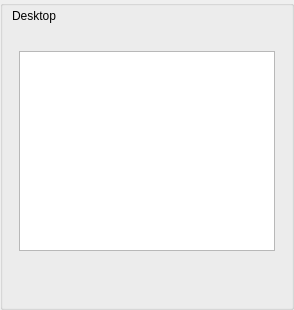
               <widget class="QGroupBox" name="groupBox_3">
                <property name="sizePolicy">
                 <sizepolicy hsizetype="Preferred" vsizetype="Expanding">
                  <horstretch>0</horstretch>
                  <verstretch>0</verstretch>
                 </sizepolicy>
                </property>
                <property name="minimumSize">
                 <size>
                  <width>0</width>
                  <height>310</height>
                 </size>
                </property>
                <property name="styleSheet">
                 <string notr="true">margin-top:0px;</string>
                </property>
                <property name="title">
                 <string/>
                </property>
                <property name="flat">
                 <bool>false</bool>
                </property>
                <layout class="QVBoxLayout" name="verticalLayout_5">
                 <property name="spacing">
                  <number>0</number>
                 </property>
                 <property name="leftMargin">
                  <number>0</number>
                 </property>
                 <property name="topMargin">
                  <number>0</number>
                 </property>
                 <property name="rightMargin">
                  <number>0</number>
                 </property>
                 <property name="bottomMargin">
                  <number>0</number>
                 </property>
                 <item>
                  <widget class="QLabel" name="label_5">
                   <property name="styleSheet">
                    <string notr="true">margin:4px; padding:4px;</string>
                   </property>
                   <property name="text">
                    <string>Desktop</string>
                   </property>
                  </widget>
                 </item>
                 <item>
                  <widget class="QWidget" name="widget_4" native="true">
                   <property name="sizePolicy">
                    <sizepolicy hsizetype="Preferred" vsizetype="Expanding">
                     <horstretch>0</horstretch>
                     <verstretch>0</verstretch>
                    </sizepolicy>
                   </property>
                   <property name="styleSheet">
                    <string notr="true">margin:4px; padding:4px;margin-left:14px;</string>
                   </property>
                   <layout class="QHBoxLayout" name="horizontalLayout_16">
                    <item>
                     <widget class="QWidget" name="widget_24" native="true">
                      <layout class="QVBoxLayout" name="verticalLayout_7">
                       <item>
                        <widget class="QListWidget" name="applist">
                         <property name="sizePolicy">
                          <sizepolicy hsizetype="Preferred" vsizetype="Fixed">
                           <horstretch>0</horstretch>
                           <verstretch>0</verstretch>
                          </sizepolicy>
                         </property>
                         <property name="minimumSize">
                          <size>
                           <width>0</width>
                           <height>200</height>
                          </size>
                         </property>
                         <property name="maximumSize">
                          <size>
                           <width>16777215</width>
                           <height>200</height>
                          </size>
                         </property>
                         <property name="styleSheet">
                          <string notr="true">padding:0px;margin:0px;</string>
                         </property>
                        </widget>
                       </item>
                      </layout>
                     </widget>
                    </item>
                   </layout>
                  </widget>
                 </item>
                 <item>
                  <widget class="QWidget" name="widget_25" native="true">
                   <layout class="QHBoxLayout" name="horizontalLayout_26">
                    <item>
                     <widget class="QWidget" name="appview" native="true">
                      <layout class="QHBoxLayout" name="horizontalLayout_25"/>
                     </widget>
                    </item>
                    <item>
                     <spacer name="horizontalSpacer_3">
                      <property name="orientation">
                       <enum>Qt::Horizontal</enum>
                      </property>
                      <property name="sizeHint" stdset="0">
                       <size>
                        <width>40</width>
                        <height>20</height>
                       </size>
                      </property>
                     </spacer>
                    </item>
                   </layout>
                  </widget>
                 </item>
                </layout>
               </widget>
